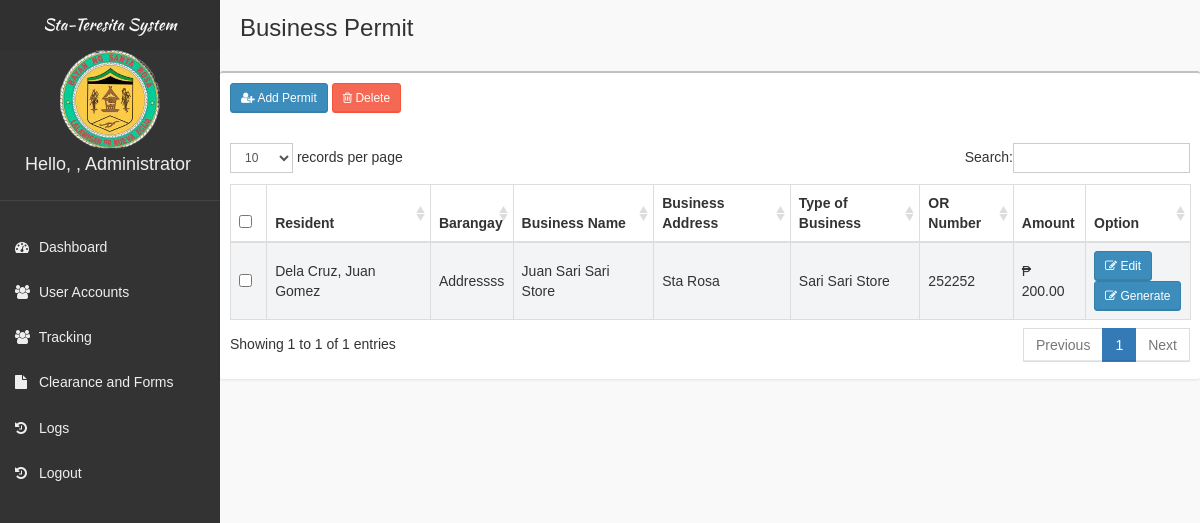
Screenshot of /pages/permit/permit.php (signed in) with the database file from the repository.
### tables this page shows
CREATE TABLE `tblpermit` (
  `id` int(11) NOT NULL,
  `resifname` varchar(50) NOT NULL,
  `resimname` varchar(50) NOT NULL,
  `resilname` varchar(50) NOT NULL,
  `businessName` text NOT NULL,
  `businessAddress` text NOT NULL,
  `typeOfBusiness` varchar(50) NOT NULL,
  `orNo` int(11) NOT NULL,
  `samount` int(11) NOT NULL,
  `dateRecorded` varchar(25) NOT NULL,
  `recorderid` int(11) NOT NULL,
  `recordedBy` varchar(50) NOT NULL,
  `qrlink` varchar(100) NOT NULL,
  `qrdir` varchar(100) NOT NULL,
  `status` varchar(20) NOT NULL
);

CREATE TABLE `tblofficial` (
  `id` int(11) NOT NULL,
  `sPosition` varchar(50) NOT NULL,
  `oimage` text NOT NULL,
  `fname` text NOT NULL,
  `mname` text NOT NULL,
  `lname` text NOT NULL,
  `paddress` text NOT NULL,
  `cptfname` text NOT NULL,
  `cptmname` text NOT NULL,
  `cptlname` text NOT NULL,
  `pcontact` bigint(20) NOT NULL,
  `pemail` text NOT NULL,
  `username` varchar(50) NOT NULL,
  `password` varchar(50) NOT NULL
);

### pages/permit/permit.php (the view, shortened to what this page needs)
<!DOCTYPE html>
<html>
    <?php
    if(!isset($_SESSION['role']))
    {
        header("Location: ../../index.php");
    }
    else
    {
    include('../head_css.php'); ?>
    <body class="skin-black">
        <?php
        include "../connection.php";
        ?>
        <?php include('../header.php'); ?>
        <div class="wrapper row-offcanvas row-offcanvas-left">
            <?php include('../sidebar-left.php'); ?>
            <aside class="right-side">
                <section class="content-header">
                    <h1>
                        Business Permit
                    </h1>
                </section>
                <section class="content">
                    <?php
                    if(($_SESSION['role'] == "Administrator") || isset($_SESSION['staff']))
                    {
                    ?>
                    <div class="row">
                            <div class="box">
                                <div class="box-header">
                                    <div style="padding:10px;">
                                        <button class="btn btn-primary btn-sm" data-toggle="modal" data-target="#addModal"><i class="fa fa-user-plus" aria-hidden="true"></i> Add Permit</button>
                                        <?php
                                            if(!isset($_SESSION['staff']))
                                            {
                                        ?>
                                        <button class="btn btn-danger btn-sm" data-toggle="modal" data-target="#deleteModal"><i class="fa fa-trash-o" aria-hidden="true"></i> Delete</button>
                                        <?php
                                            }
                                        ?>
                                    </div>
                                </div>
                                <div class="box-body table-responsive">
                                <form method="post">
                                <div class="tab-content">
                                    <div id="approved" class="tab-pane active in">
                                    <table id="table" class="table table-bordered table-striped">
                                        <thead>
                                            <tr>
                                                <?php
                                                if(!isset($_SESSION['staff']))
                                                {
                                                ?>
                                                <th style="width: 20px !important;"><input type="checkbox" name="chk_delete[]" class="cbxMain" onchange="checkMain(this)"/></th>
                                                <?php
                                                    }
                                                ?>
                                                <th>Resident</th>
                                                <th>Barangay</th>
                                                <th>Business Name</th>
                                                <th>Business Address</th>
                                                <th>Type of Business</th>
                                                <th>OR Number</th>
                                                <th>Amount</th>
                                                <th style="width: 40px !important;">Option</th>
                                            </tr>
                                        </thead>
                                        <tbody>
                                            <?php
                                            if(!isset($_SESSION['staff']))
                                            {
                                                $squery = mysqli_query($con, "SELECT *,r.paddress as barangay,p.id as pid FROM tblpermit p left join tblofficial r on r.id = p.recorderid;") or die('Error: ' . mysqli_error($con));
                                                while($row = mysqli_fetch_array($squery))
                                                {
                                                    echo '
                                                    <tr>
                                                        <td><input type="checkbox" name="chk_delete[]" class="chk_delete" value="'.$row['pid'].'" /></td>
                                                        <td>'.$row['resilname'].', '.$row['resifname'].' '.$row['resimname'].'</td>
                                                        <td>'.$row['barangay'].'</td>
                                                        <td>'.$row['businessName'].'</td>
                                                        <td>'.$row['businessAddress'].'</td>
                                                        <td>'.$row['typeOfBusiness'].'</td>
                                                        <td>'.$row['orNo'].'</td>
                                                        <td>₱ '.number_format($row['samount'],2).'</td>
                                                        <td><button class="btn btn-primary btn-sm" data-target="#editModal'.$row['pid'].'" data-toggle="modal"><i class="fa fa-pencil-square-o" aria-hidden="true"></i>
                                                        Edit</button>
                                                        <a target="_blank" href="generate.php?resident='.$row['pid'].'&permit='.$row['businessName'].'&barangayName='.$row['barangay'].'&businessAddress='.$row['businessAddress'].'&recordDate='.$row['dateRecorded'].'&val='.base64_encode($row['businessName'].'|'.$row['resilname'].', '.$row['resifname'].' '.$row['resimname'].'|'.$row['dateRecorded']).'" onclick="location.generate.php();" class="btn btn-primary btn-sm"><i class="fa fa-pencil-square-o" aria-hidden="true"></i> Generate</a></td>
                                                        </tr>
                                                        ';
                                                }
                                            }
                                            ?>
                                        </tbody>
                                    </table>
                                    </div>
                                    </div>
                                    </form>
                                </div>
                            </div>
                    </div>
                    <?php
                    }
                    ?>
                </section>
            </aside>
        </div>
        <?php }
        include "../footer.php"; ?>
    </body>
</html>

### css/AdminLTE.css (style rules this page uses)
html, body { overflow-x: hidden!important; font-family: 'Source Sans Pro', sans-serif; -webkit-font-smoothing: antialiased; min-height: 100%; background: #f9f9f9; }
a { color: #3c8dbc; }
.wrapper { min-height: 100%; }
.wrapper:before, .wrapper:after { display: table; content: " "; }
.wrapper:after { clear: both; }
.right-side, .left-side { min-height: 100%; display: block; }
.right-side { background-color: #f9f9f9; margin-left: 220px; }
.content { padding: 20px 15px; background: #f9f9f9; }
h1, h2, h3, h4, h5, h6, .h1, .h2, .h3, .h4, .h5, .h6 { font-family: 'Source Sans Pro', sans-serif; }
.table-striped > tbody > tr:nth-child(odd) > td, .table-striped > tbody > tr:nth-child(odd) > th { background-color: #f3f4f5; }
.right-side > .content-header { position: relative; padding: 15px 15px 10px 20px; }
.right-side > .content-header > h1 { margin: 0; font-size: 24px; }
.box { position: relative; background: #ffffff; border-top: 2px solid #c1c1c1; margin-bottom: 20px; -webkit-border-radius: 3px; -moz-border-radius: 3px; border-radius: 3px; width: 100%; box-shadow: 0px 1px 3px rgba(0, 0, 0, 0.1); }
.box .box-header { position: relative; -webkit-border-top-left-radius: 3px; -webkit-border-top-right-radius: 3px; -webkit-border-bottom-right-radius: 0; -webkit-border-bottom-left-radius: 0; -moz-border-radius-topleft: 3px; -moz-border-radius-topright: 3px; -moz-border-radius-bottomright: 0; -moz-border-radius-bottomleft: 0; border-top-left-radius: 3px; border-top-right-radius: 3px; border-bottom-right-radius: 0; border-bottom-left-radius: 0; border-bottom: 0px solid #f4f4f4; color: #444; padding-bottom: 10px; }
.box .box-header:before, .box .box-header:after { display: table; content: " "; }
.box .box-header:after { clear: both; }
.box .box-body { padding: 10px; -webkit-border-top-left-radius: 0; -webkit-border-top-right-radius: 0; -webkit-border-bottom-right-radius: 3px; -webkit-border-bottom-left-radius: 3px; -moz-border-radius-topleft: 0; -moz-border-radius-topright: 0; -moz-border-radius-bottomright: 3px; -moz-border-radius-bottomleft: 3px; border-top-left-radius: 0; border-top-right-radius: 0; border-bottom-right-radius: 3px; border-bottom-left-radius: 3px; }
.box .box-body .table { margin-bottom: 0; }
.btn { font-weight: 500; -webkit-border-radius: 3px; -moz-border-radius: 3px; border-radius: 3px; border: 1px solid transparent; -webkit-box-shadow: inset 0px -2px 0px 0px rgba(0, 0, 0, 0.09); -moz-box-shadow: inset 0px -2px 0px 0px rgba(0, 0, 0, 0.09); box-shadow: inset 0px -1px 0px 0px rgba(0, 0, 0, 0.09); }
.btn.btn-primary { background-color: #3c8dbc; border-color: #367fa9; }
.btn.btn-danger { background-color: #f56954; border-color: #f4543c; }
.btn.btn-sm { font-size: 12px; }
.skin-black .right-side > .content-header { background: transparent; box-shadow: none; }

### rows the page displays
tblpermit: resilname "Dela Cruz", resifname "Juan", resimname "Gomez", tblofficial.paddress "Addressss", businessName "Juan Sari Sari Store", businessAddress "Sta Rosa", typeOfBusiness "Sari Sari Store", orNo "252252", samount "200.00"

### other values shown
$_SESSION['username'] ", Administrator"
